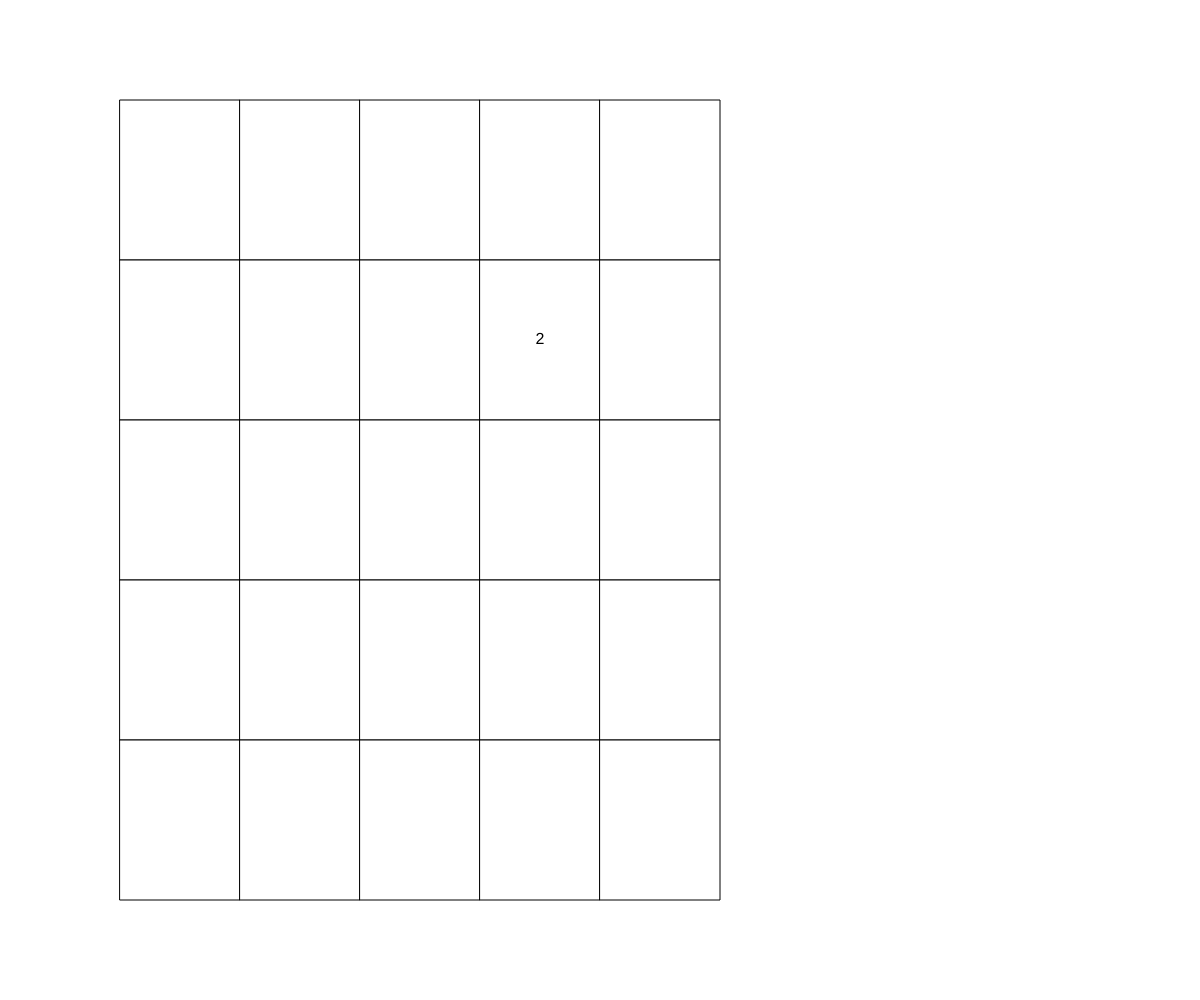
Frame 1 (no input)
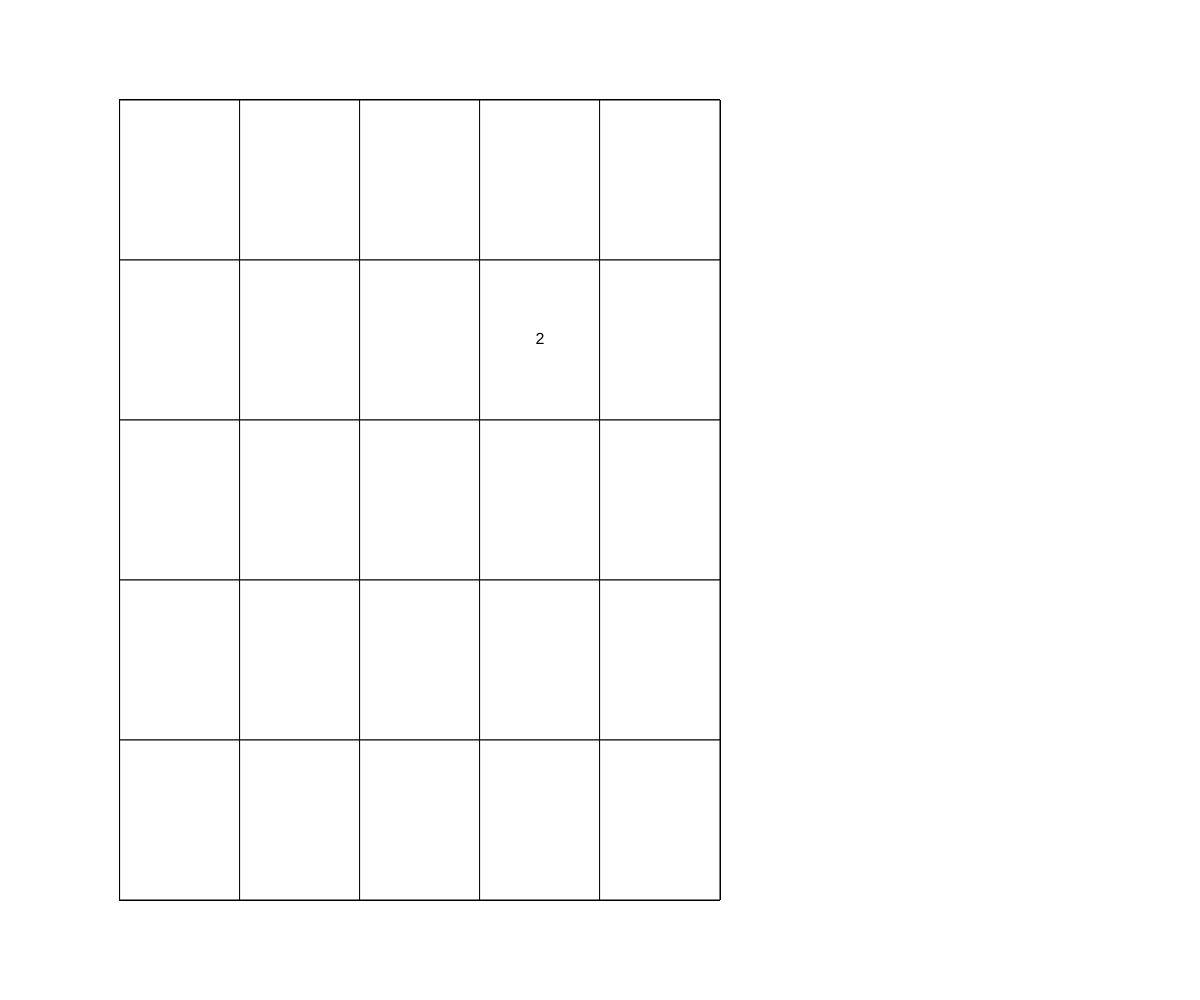
Frame 60 (no input)
Frame 120 (the mouse pressed at the canvas centre since frame 60): identical to frame 60, image omitted

The p5.js sketch that drew these frames (run headless with seeded random() and noise() and a simulated clock; from frame 60 on, the mouse is pressed at the canvas centre):

// p5.js sketch
// ── sketch.js
// Project Title
// Your Name
// Date
//
// Extra for Experts:
// - describe what you did to take this project "above and beyond"

let grid = [], gridWidth, gridHeight;
function setup() {
  createCanvas(windowWidth, windowHeight);
  gridWidth = gridHeight = 5;
  initGrid();
}

function draw() {
  drawGrid();
}

// initGrid function sets up the grid, and randomize the first 2S
function initGrid(){
  // twox and twoy represents the first 2's x and y position respectively
  let twox = Math.floor(random() * gridWidth), twoy = Math.floor(random() * gridHeight);
  for(let i=0;i<gridWidth;++i){
    grid.push([]);
    for(let j=0;j<gridHeight;++j){
      let cell = {
        value: twox === i && twoy === j? 2:0,
      };
      grid[i].push(cell);
    }
  }
}

function drawGrid(){
  // start at top and left 10%, end at top 90% and left 60%, stepx is x's step length, stepy is y's step length
  let startx = width/10, starty = height/10, endx = width/5*3, endy = height/10*9;
  let stepx = (endx-startx)/gridWidth, stepy = (endy-starty)/gridHeight;
  textSize(16);
  textAlign(CENTER,CENTER);
  for(let i=0;i<gridWidth;++i){
    for(let j=0;j<gridHeight;++j){
      rect(startx+i*stepx,starty+j*stepy,stepx,stepy);
      // show value if and only if the grid's value > 0
      if(grid[i][j].value > 0){
        text(grid[i][j].value, startx+(i+0.5)*stepx, starty+(j+0.5)*stepy);
      }
    }
  }
}
